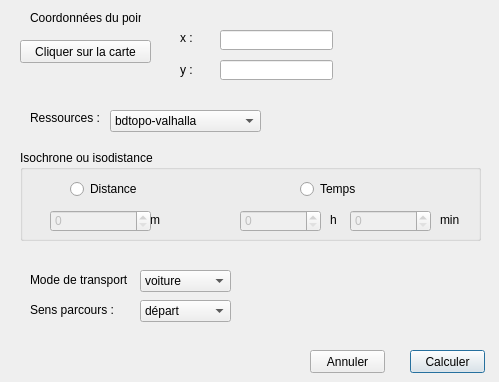
<?xml version="1.0" encoding="UTF-8"?>
<ui version="4.0">
 <class>Projet_PPMDDialogBase</class>
 <widget class="QDialog" name="Projet_PPMDDialogBase">
  <property name="enabled">
   <bool>true</bool>
  </property>
  <property name="geometry">
   <rect>
    <x>0</x>
    <y>0</y>
    <width>499</width>
    <height>382</height>
   </rect>
  </property>
  <property name="windowTitle">
   <string>Calcul isochrone</string>
  </property>
  <widget class="QPushButton" name="Calculer">
   <property name="geometry">
    <rect>
     <x>410</x>
     <y>350</y>
     <width>75</width>
     <height>23</height>
    </rect>
   </property>
   <property name="text">
    <string>Calculer</string>
   </property>
  </widget>
  <widget class="QComboBox" name="modetransport">
   <property name="geometry">
    <rect>
     <x>140</x>
     <y>270</y>
     <width>91</width>
     <height>22</height>
    </rect>
   </property>
   <item>
    <property name="text">
     <string>voiture</string>
    </property>
   </item>
   <item>
    <property name="text">
     <string>marche</string>
    </property>
   </item>
  </widget>
  <widget class="QLabel" name="textcoord">
   <property name="geometry">
    <rect>
     <x>30</x>
     <y>10</y>
     <width>111</width>
     <height>16</height>
    </rect>
   </property>
   <property name="text">
    <string>Coordonnées du point</string>
   </property>
  </widget>
  <widget class="QLineEdit" name="xbox">
   <property name="geometry">
    <rect>
     <x>220</x>
     <y>30</y>
     <width>113</width>
     <height>20</height>
    </rect>
   </property>
  </widget>
  <widget class="QLabel" name="textx">
   <property name="geometry">
    <rect>
     <x>180</x>
     <y>30</y>
     <width>21</width>
     <height>16</height>
    </rect>
   </property>
   <property name="text">
    <string>x :</string>
   </property>
  </widget>
  <widget class="QLabel" name="texty">
   <property name="geometry">
    <rect>
     <x>180</x>
     <y>60</y>
     <width>21</width>
     <height>20</height>
    </rect>
   </property>
   <property name="text">
    <string>y :</string>
   </property>
  </widget>
  <widget class="QLineEdit" name="ybox">
   <property name="geometry">
    <rect>
     <x>220</x>
     <y>60</y>
     <width>113</width>
     <height>20</height>
    </rect>
   </property>
  </widget>
  <widget class="QLabel" name="textmodetransport">
   <property name="geometry">
    <rect>
     <x>30</x>
     <y>270</y>
     <width>101</width>
     <height>20</height>
    </rect>
   </property>
   <property name="text">
    <string>Mode de transport : </string>
   </property>
  </widget>
  <widget class="QLabel" name="textsenparcours">
   <property name="geometry">
    <rect>
     <x>30</x>
     <y>300</y>
     <width>101</width>
     <height>20</height>
    </rect>
   </property>
   <property name="text">
    <string>Sens parcours :</string>
   </property>
  </widget>
  <widget class="QComboBox" name="sensparcours">
   <property name="geometry">
    <rect>
     <x>140</x>
     <y>300</y>
     <width>91</width>
     <height>22</height>
    </rect>
   </property>
   <item>
    <property name="text">
     <string>départ</string>
    </property>
   </item>
   <item>
    <property name="text">
     <string>arrivée</string>
    </property>
   </item>
  </widget>
  <widget class="QLabel" name="textressource">
   <property name="geometry">
    <rect>
     <x>30</x>
     <y>110</y>
     <width>81</width>
     <height>16</height>
    </rect>
   </property>
   <property name="text">
    <string>Ressources :</string>
   </property>
  </widget>
  <widget class="QComboBox" name="resources">
   <property name="geometry">
    <rect>
     <x>110</x>
     <y>110</y>
     <width>151</width>
     <height>22</height>
    </rect>
   </property>
   <item>
    <property name="text">
     <string>bdtopo-valhalla</string>
    </property>
   </item>
   <item>
    <property name="text">
     <string>bdtopo-osrm</string>
    </property>
   </item>
   <item>
    <property name="text">
     <string>bdtopo-pgr</string>
    </property>
   </item>
  </widget>
  <widget class="QGroupBox" name="groupBox">
   <property name="geometry">
    <rect>
     <x>20</x>
     <y>150</y>
     <width>461</width>
     <height>91</height>
    </rect>
   </property>
   <property name="title">
    <string>Isochrone ou isodistance</string>
   </property>
   <widget class="QRadioButton" name="radioDistance">
    <property name="geometry">
     <rect>
      <x>50</x>
      <y>30</y>
      <width>80</width>
      <height>18</height>
     </rect>
    </property>
    <property name="text">
     <string>Distance</string>
    </property>
   </widget>
   <widget class="QLabel" name="textm">
    <property name="geometry">
     <rect>
      <x>130</x>
      <y>60</y>
      <width>21</width>
      <height>20</height>
     </rect>
    </property>
    <property name="text">
     <string>m</string>
    </property>
   </widget>
   <widget class="QRadioButton" name="radioTemps">
    <property name="geometry">
     <rect>
      <x>280</x>
      <y>30</y>
      <width>80</width>
      <height>18</height>
     </rect>
    </property>
    <property name="text">
     <string>Temps</string>
    </property>
   </widget>
   <widget class="QLabel" name="textmin">
    <property name="geometry">
     <rect>
      <x>420</x>
      <y>60</y>
      <width>21</width>
      <height>20</height>
     </rect>
    </property>
    <property name="text">
     <string>min</string>
    </property>
   </widget>
   <widget class="QDoubleSpinBox" name="distance">
    <property name="enabled">
     <bool>false</bool>
    </property>
    <property name="geometry">
     <rect>
      <x>30</x>
      <y>60</y>
      <width>101</width>
      <height>22</height>
     </rect>
    </property>
    <property name="decimals">
     <number>0</number>
    </property>
    <property name="maximum">
     <double>99999999999.000000000000000</double>
    </property>
   </widget>
   <widget class="QDoubleSpinBox" name="temps_h">
    <property name="enabled">
     <bool>false</bool>
    </property>
    <property name="geometry">
     <rect>
      <x>220</x>
      <y>60</y>
      <width>81</width>
      <height>22</height>
     </rect>
    </property>
    <property name="decimals">
     <number>0</number>
    </property>
    <property name="maximum">
     <double>59.000000000000000</double>
    </property>
    <property name="singleStep">
     <double>1.000000000000000</double>
    </property>
   </widget>
   <widget class="QDoubleSpinBox" name="temps_min">
    <property name="enabled">
     <bool>false</bool>
    </property>
    <property name="geometry">
     <rect>
      <x>330</x>
      <y>60</y>
      <width>81</width>
      <height>22</height>
     </rect>
    </property>
    <property name="decimals">
     <number>0</number>
    </property>
    <property name="maximum">
     <double>59.000000000000000</double>
    </property>
    <property name="singleStep">
     <double>1.000000000000000</double>
    </property>
   </widget>
   <widget class="QLabel" name="texth">
    <property name="geometry">
     <rect>
      <x>310</x>
      <y>60</y>
      <width>21</width>
      <height>20</height>
     </rect>
    </property>
    <property name="text">
     <string>h</string>
    </property>
   </widget>
  </widget>
  <widget class="QPushButton" name="pushButton">
   <property name="geometry">
    <rect>
     <x>310</x>
     <y>350</y>
     <width>75</width>
     <height>23</height>
    </rect>
   </property>
   <property name="text">
    <string>Annuler</string>
   </property>
  </widget>
  <widget class="QPushButton" name="Cliquer_carte">
   <property name="geometry">
    <rect>
     <x>20</x>
     <y>40</y>
     <width>131</width>
     <height>23</height>
    </rect>
   </property>
   <property name="text">
    <string>Cliquer sur la carte</string>
   </property>
  </widget>
 </widget>
 <resources/>
 <connections>
  <connection>
   <sender>pushButton</sender>
   <signal>clicked(bool)</signal>
   <receiver>Projet_PPMDDialogBase</receiver>
   <slot>close()</slot>
   <hints>
    <hint type="sourcelabel">
     <x>347</x>
     <y>361</y>
    </hint>
    <hint type="destinationlabel">
     <x>249</x>
     <y>190</y>
    </hint>
   </hints>
  </connection>
  <connection>
   <sender>radioDistance</sender>
   <signal>clicked(bool)</signal>
   <receiver>distance</receiver>
   <slot>setEnabled(bool)</slot>
   <hints>
    <hint type="sourcelabel">
     <x>109</x>
     <y>188</y>
    </hint>
    <hint type="destinationlabel">
     <x>225</x>
     <y>190</y>
    </hint>
   </hints>
  </connection>
  <connection>
   <sender>radioTemps</sender>
   <signal>clicked(bool)</signal>
   <receiver>distance</receiver>
   <slot>setDisabled(bool)</slot>
   <hints>
    <hint type="sourcelabel">
     <x>339</x>
     <y>188</y>
    </hint>
    <hint type="destinationlabel">
     <x>225</x>
     <y>190</y>
    </hint>
   </hints>
  </connection>
  <connection>
   <sender>radioTemps</sender>
   <signal>clicked(bool)</signal>
   <receiver>temps_h</receiver>
   <slot>setEnabled(bool)</slot>
   <hints>
    <hint type="sourcelabel">
     <x>339</x>
     <y>188</y>
    </hint>
    <hint type="destinationlabel">
     <x>235</x>
     <y>200</y>
    </hint>
   </hints>
  </connection>
  <connection>
   <sender>radioDistance</sender>
   <signal>clicked(bool)</signal>
   <receiver>temps_h</receiver>
   <slot>setDisabled(bool)</slot>
   <hints>
    <hint type="sourcelabel">
     <x>109</x>
     <y>188</y>
    </hint>
    <hint type="destinationlabel">
     <x>235</x>
     <y>200</y>
    </hint>
   </hints>
  </connection>
  <connection>
   <sender>radioDistance</sender>
   <signal>clicked(bool)</signal>
   <receiver>temps_min</receiver>
   <slot>setDisabled(bool)</slot>
   <hints>
    <hint type="sourcelabel">
     <x>109</x>
     <y>188</y>
    </hint>
    <hint type="destinationlabel">
     <x>390</x>
     <y>220</y>
    </hint>
   </hints>
  </connection>
  <connection>
   <sender>radioTemps</sender>
   <signal>clicked(bool)</signal>
   <receiver>temps_min</receiver>
   <slot>setEnabled(bool)</slot>
   <hints>
    <hint type="sourcelabel">
     <x>339</x>
     <y>188</y>
    </hint>
    <hint type="destinationlabel">
     <x>390</x>
     <y>220</y>
    </hint>
   </hints>
  </connection>
 </connections>
</ui>
